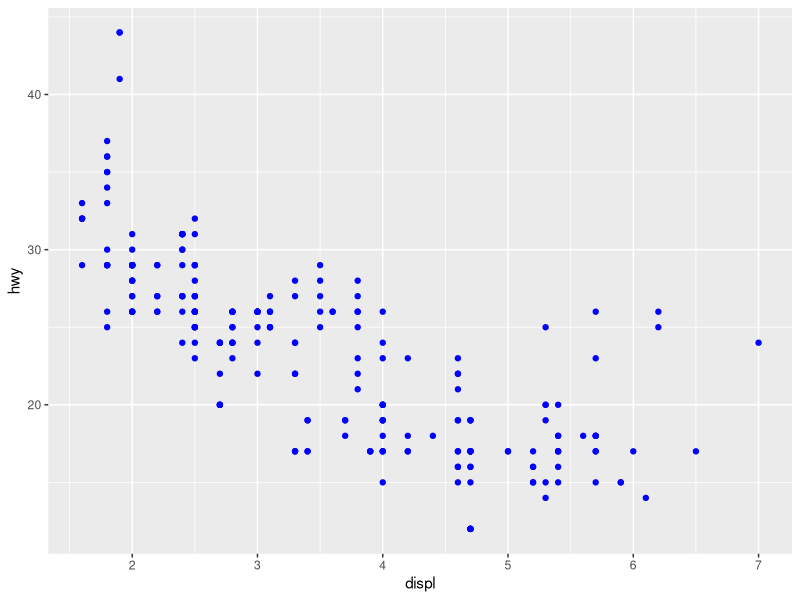
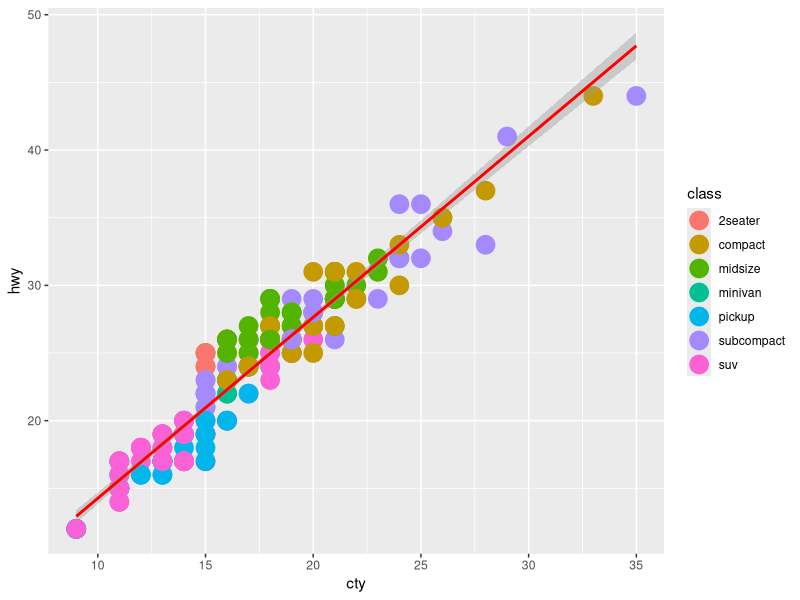
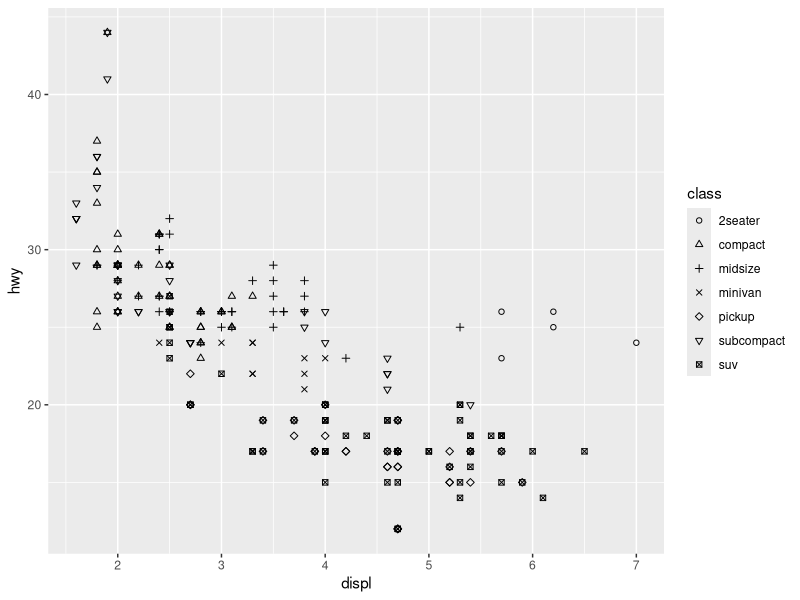

Write the R code that produced these figures, in order. (Note: this script raises an error after producing the figures.)
## ---- chunk 1
# Write your code here
library('ggplot2')

#Method 1
nrow(mpg)
ncol(mpg)

#Method 2
length(mpg) #to obtain row numbers

#Method 3
str(mpg) #will give a lot of extra information, but also ncol and nrow
## ---- chunk 2
# Write your code here
ggplot(data = mpg) + 
 geom_point(mapping = aes(x = displ, y = hwy), color = "blue") #whatever goes inside the parentheses would need to communicate a value from the data set. Conversely, whatever goes outside would be an aesthetic choice.
## ---- chunk 3
# Write your code here
mpg$class_numeric<- as.factor(mpg$class)
## ---- chunk 4
# Write your code here
ggplot(data = mpg)+
  geom_point(mapping = aes(x = cty, y = hwy, color = class), size = 6) + geom_smooth(mapping = aes(x = cty, y = hwy), method = lm, color = "red")
## ---- chunk 5
# Write your code here
head(subset(mpg, cty = 15, select = c(manufacturer, model)))

## ---- chunk 6
# Write your code here
ggplot(data = mpg) +
     geom_point(mapping = aes(x = displ, y = hwy, shape = class)) +
  scale_shape_manual(values = c(1:7))
## ---- chunk 7
# Write your code here
sizeMass<-data.frame(x,y)
colnames(sizeMass) <- c("size", "mass")
head(sizeMass)
ggplot(sizeMass, aes(size, mass)) +
     geom_point() +
     geom_smooth(method = "lm", color = "red", se = FALSE)
## ---- chunk 8
# Write your code here (method 1 )
sizeMass$size_log10 <- log10(sizeMass$size)
sizeMass$mass_log10 <- log10(sizeMass$mass)
ggplot(sizeMass, aes(size_log10, mass_log10)) +
     geom_point() +
     geom_smooth(method = "lm", color = "red", se = FALSE)

## ---- chunk 9
## Method 2
ggplot(sizeMass, aes(size, mass)) +
 scale_x_log10() + geom_point() + geom_smooth(method = "lm", color = "red", se = FALSE)
